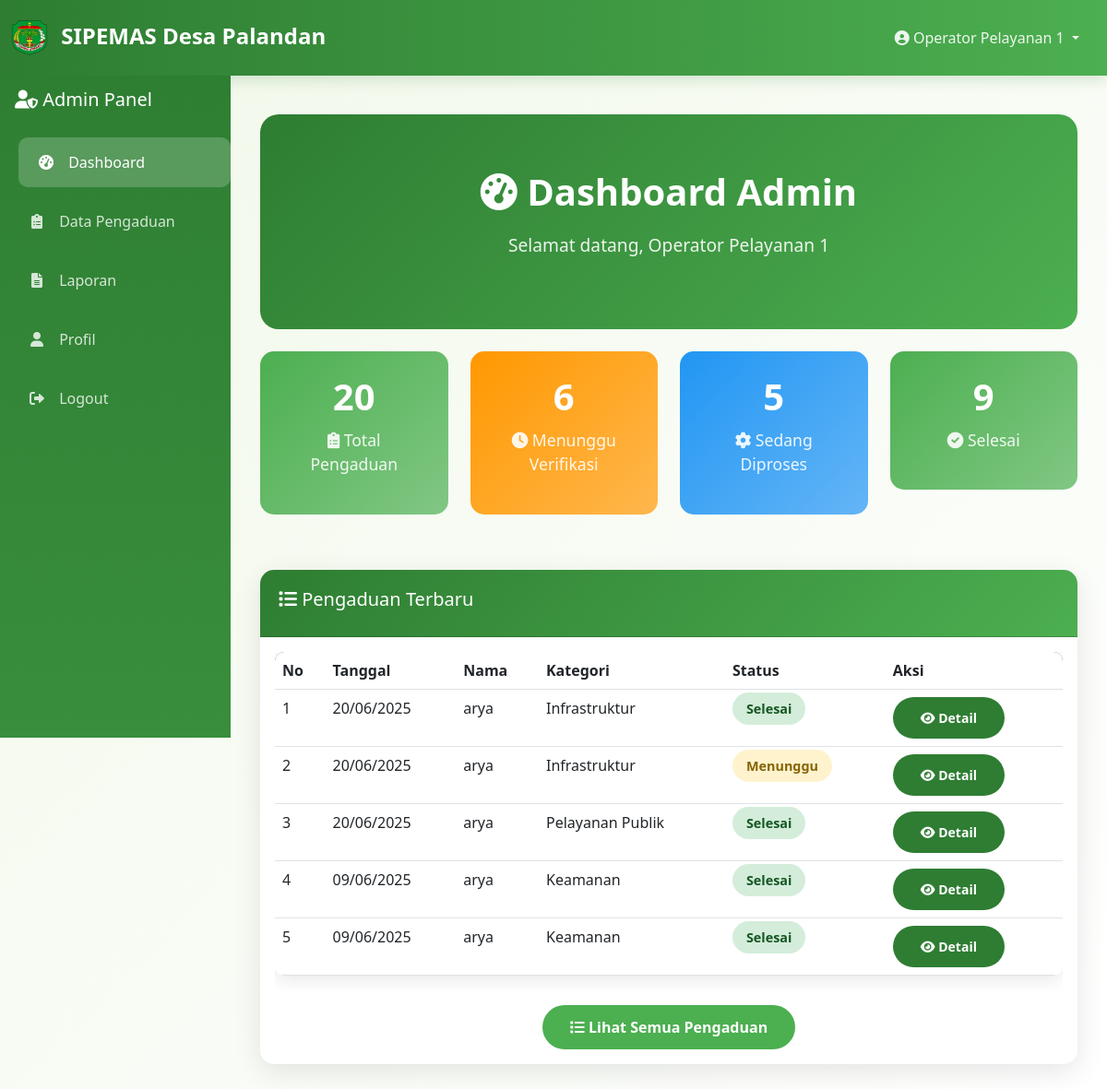
The page /admin/dashboard.php (signed in) on the database its author committed.
### tables this page shows
CREATE TABLE `tbl_pengaduan` (
  `id_pengaduan` int(11) NOT NULL,
  `tgl_pengaduan` date NOT NULL,
  `nama_pengaduan` varchar(150) NOT NULL,
  `NIK` varchar(16) NOT NULL,
  `kategori_pengaduan` varchar(50) NOT NULL,
  `detail_pengaduan` text NOT NULL,
  `telp` varchar(15) NOT NULL,
  `foto` varchar(255) DEFAULT NULL,
  `status` enum('pending','process','done') DEFAULT 'pending',
  `prioritas` enum('rendah','sedang','tinggi','urgent') DEFAULT 'sedang',
  `admin_verifikator` int(11) DEFAULT NULL,
  `tanggal_verifikasi` datetime DEFAULT NULL,
  `created_at` timestamp NOT NULL DEFAULT current_timestamp(),
  `updated_at` timestamp NOT NULL DEFAULT current_timestamp() ON UPDATE current_timestamp()
);

CREATE TABLE `tbl_masyarakat` (
  `NIK` varchar(16) NOT NULL,
  `nama` varchar(100) NOT NULL,
  `alamat` text NOT NULL,
  `username` varchar(50) NOT NULL,
  `telp` varchar(15) NOT NULL,
  `password` varchar(255) NOT NULL,
  `email` varchar(100) DEFAULT NULL,
  `jenis_kelamin` enum('L','P') DEFAULT NULL,
  `tanggal_lahir` date DEFAULT NULL,
  `pekerjaan` varchar(100) DEFAULT NULL,
  `status` enum('active','inactive') DEFAULT 'active',
  `last_login` datetime DEFAULT NULL,
  `created_at` timestamp NOT NULL DEFAULT current_timestamp(),
  `updated_at` timestamp NOT NULL DEFAULT current_timestamp() ON UPDATE current_timestamp()
);

### includes/functions.php (called while the page is built, shortened)
<?php
require_once 'config.php';
function get_pengaduan_stats() {
    global $pdo;
    $stats = array();
    $stmt = $pdo->query("SELECT COUNT(*) FROM tbl_pengaduan");
    $stats['total'] = $stmt->fetchColumn();
    $stmt = $pdo->query("SELECT COUNT(*) FROM tbl_pengaduan WHERE status = 'pending'");
    $stats['pending'] = $stmt->fetchColumn();
    $stmt = $pdo->query("SELECT COUNT(*) FROM tbl_pengaduan WHERE status = 'process'");
    $stats['process'] = $stmt->fetchColumn();
    $stmt = $pdo->query("SELECT COUNT(*) FROM tbl_pengaduan WHERE status = 'done'");
    $stats['done'] = $stmt->fetchColumn();
    return $stats;
}
?>

### admin/dashboard.php (the view, shortened to what this page needs)
<?php
require_once '../includes/config.php';
require_once '../includes/functions.php';
$stats = get_pengaduan_stats();
$stmt = $pdo->query("SELECT p.*, m.nama FROM tbl_pengaduan p
                    JOIN tbl_masyarakat m ON p.NIK = m.NIK
                    ORDER BY p.created_at DESC LIMIT 5");
$pengaduan_terbaru = $stmt->fetchAll(PDO::FETCH_ASSOC);
?>
<!DOCTYPE html>
<html lang="id">
<head>
    <link href="https://cdn.jsdelivr.net/npm/bootstrap@5.3.0/dist/css/bootstrap.min.css" rel="stylesheet">
    <link href="https://cdnjs.cloudflare.com/ajax/libs/font-awesome/6.0.0/css/all.min.css" rel="stylesheet">
    <link href="../assets/css/style.css" rel="stylesheet">
</head>
<body>
    <div class="sidebar">
        <div class="p-3">
            <h5 class="text-white"><i class="fas fa-user-shield"></i> Admin Panel</h5>
        </div>
        <nav class="nav flex-column">
            <a class="nav-link active" href="dashboard.php">
                <i class="fas fa-tachometer-alt"></i> Dashboard
            </a>
            <a class="nav-link" href="pengaduan.php">
                <i class="fas fa-clipboard-list"></i> Data Pengaduan
            </a>
            <a class="nav-link" href="laporan.php">
                <i class="fas fa-file-alt"></i> Laporan
            </a>
            <a class="nav-link" href="profil.php">
                <i class="fas fa-user"></i> Profil
            </a>
            <a class="nav-link" href="../logout.php">
                <i class="fas fa-sign-out-alt"></i> Logout
            </a>
        </nav>
    </div>
    <div class="content-with-sidebar">
        <?php include '../includes/header.php'; ?>
        <div class="container-fluid mt-4">
            <div class="welcome-hero mb-4">
                <h1><i class="fas fa-tachometer-alt"></i> Dashboard Admin</h1>
                <p>Selamat datang, <?= $_SESSION['admin_nama'] ?></p>
            </div>
            <div class="row mb-4">
                <div class="col-md-3 col-sm-6 mb-3">
                    <a href="pengaduan.php" class="text-decoration-none">
                        <div class="stats-card">
                            <h3><?= $stats['total'] ?></h3>
                            <p><i class="fas fa-clipboard-list"></i> Total Pengaduan</p>
                        </div>
                    </a>
                </div>
                <div class="col-md-3 col-sm-6 mb-3">
                    <a href="pengaduan.php?status=pending" class="text-decoration-none">
                        <div class="stats-card" style="background: linear-gradient(135deg, #FF9800 0%, #FFB74D 100%);">
                            <h3><?= $stats['pending'] ?></h3>
                            <p><i class="fas fa-clock"></i> Menunggu Verifikasi</p>
                        </div>
                    </a>
                </div>
                <div class="col-md-3 col-sm-6 mb-3">
                    <a href="pengaduan.php?status=process" class="text-decoration-none">
                        <div class="stats-card" style="background: linear-gradient(135deg, #2196F3 0%, #64B5F6 100%);">
                            <h3><?= $stats['process'] ?></h3>
                            <p><i class="fas fa-cog"></i> Sedang Diproses</p>
                        </div>
                    </a>
                </div>
                <div class="col-md-3 col-sm-6 mb-3">
                    <a href="pengaduan.php?status=done" class="text-decoration-none">
                        <div class="stats-card" style="background: linear-gradient(135deg, #4CAF50 0%, #81C784 100%);">
                            <h3><?= $stats['done'] ?></h3>
                            <p><i class="fas fa-check-circle"></i> Selesai</p>
                        </div>
                    </a>
                </div>
            </div>
            <div class="card">
                <div class="card-header">
                    <h5><i class="fas fa-list"></i> Pengaduan Terbaru</h5>
                </div>
                <div class="card-body">
                    <?php if ($pengaduan_terbaru): ?>
                        <div class="table-responsive">
                            <table class="table table-hover">
                                <thead>
                                    <tr>
                                        <th>No</th>
                                        <th>Tanggal</th>
                                        <th>Nama</th>
                                        <th>Kategori</th>
                                        <th>Status</th>
                                        <th>Aksi</th>
                                    </tr>
                                </thead>
                                <tbody>
                                    <?php foreach ($pengaduan_terbaru as $index => $row): ?>
                                        <tr>
                                            <td><?= $index + 1 ?></td>
                                            <td><?= date('d/m/Y', strtotime($row['tgl_pengaduan'])) ?></td>
                                            <td><?= $row['nama'] ?></td>
                                            <td><?= $row['kategori_pengaduan'] ?></td>
                                            <td>
                                                <?php
                                                $status_class = 'status-' . $row['status'];
                                                $status_text = '';
                                                switch($row['status']) {
                                                    case 'pending': $status_text = 'Menunggu'; break;
                                                    case 'done': $status_text = 'Selesai'; break;
                                                }
                                                ?>
                                                <span class="badge-status <?= $status_class ?>"><?= $status_text ?></span>
                                            </td>
                                            <td>
                                                <a href="pengaduan.php?detail=<?= $row['id_pengaduan'] ?>"
                                                   class="btn btn-sm btn-primary">
                                                    <i class="fas fa-eye"></i> Detail
                                                </a>
                                            </td>
                                        </tr>
                                    <?php endforeach; ?>
                                </tbody>
                            </table>
                        </div>
                        <div class="text-center mt-3">
                            <a href="pengaduan.php" class="btn btn-success">
                                <i class="fas fa-list"></i> Lihat Semua Pengaduan
                            </a>
                        </div>
                    <?php endif; ?>
                </div>
            </div>
        </div>
    </div>
</body>
</html>

### assets/css/style.css (style rules this page uses)
:root { --primary-green: #2E7D32; --light-green: #4CAF50; --dark-green: #388E3C; --accent-green: #81C784; --bg-light: #F1F8E9; --text-dark: #2E2E2E; }
* { margin: 0; padding: 0; box-sizing: border-box; }
body { font-family: 'Segoe UI', Tahoma, Geneva, Verdana, sans-serif; background: linear-gradient(135deg, var(--bg-light) 0%, #FFFFFF 100%); min-height: 100vh; color: var(--text-dark); }
.btn-primary { background: var(--primary-green); border: none; border-radius: 25px; padding: 12px 30px; font-weight: 600; transition: all 0.3s ease; }
.btn-success { background: var(--light-green); border: none; border-radius: 25px; padding: 12px 30px; font-weight: 600; transition: all 0.3s ease; }
.card { border: none; border-radius: 15px; box-shadow: 0 8px 30px rgba(0,0,0,0.1); transition: all 0.3s ease; margin-bottom: 20px; }
.card-header { background: linear-gradient(135deg, var(--primary-green) 0%, var(--light-green) 100%); color: white; border-radius: 15px 15px 0 0 !important; font-weight: 600; padding: 20px; }
.stats-card { background: linear-gradient(135deg, var(--light-green) 0%, var(--accent-green) 100%); color: white; border-radius: 15px; padding: 25px; text-align: center; transition: all 0.3s ease; margin-bottom: 20px; }
.stats-card h3 { font-size: 2.5rem; font-weight: 700; margin-bottom: 10px; }
.stats-card p { font-size: 1.1rem; opacity: 0.9; }
.welcome-hero { background: linear-gradient(135deg, var(--primary-green) 0%, var(--light-green) 100%); color: white; padding: 60px 0; text-align: center; border-radius: 20px; margin-bottom: 30px; }
.welcome-hero h1 { font-size: 2.5rem; font-weight: 700; margin-bottom: 20px; }
.welcome-hero p { font-size: 1.2rem; opacity: 0.9; }
.badge-status { padding: 8px 15px; border-radius: 20px; font-weight: 600; font-size: 0.9rem; }
.status-pending { background: #FFF3CD; color: #856404; }
.status-done { background: #D4EDDA; color: #155724; }
.sidebar { background: linear-gradient(180deg, var(--primary-green) 0%, var(--dark-green) 100%); min-height: 100vh; color: white; position: fixed; top: 0; left: 0; width: 250px; z-index: 1000; padding-top: 80px; }
.sidebar .nav-link { color: rgba(255,255,255,0.8); padding: 15px 20px; border-radius: 10px; margin: 5px 10px; transition: all 0.3s ease; text-decoration: none; display: block; }
.sidebar .nav-link:hover, .sidebar .nav-link.active { background: rgba(255,255,255,0.2); color: white; transform: translateX(10px); }
.sidebar .nav-link i { margin-right: 10px; width: 20px; text-align: center; }
.content-with-sidebar { margin-left: 250px; padding: 100px 20px 20px; }
.table { border-radius: 10px; overflow: hidden; box-shadow: 0 4px 20px rgba(0,0,0,0.1); }
.table thead { background: var(--primary-green); color: white; }
.table tbody tr { transition: all 0.3s ease; }

### admin/dashboard.php (style rules this page uses)
.stats-card { cursor: pointer; transition: transform 0.2s ease, box-shadow 0.2s ease; }

### rows shown on the page
tbl_pengaduan: tgl_pengaduan "20/06/2025", NIK.nama "arya", kategori_pengaduan "Infrastruktur", status "Selesai"
tbl_pengaduan: tgl_pengaduan "20/06/2025", NIK.nama "arya", kategori_pengaduan "Infrastruktur", status "Menunggu"
tbl_pengaduan: tgl_pengaduan "20/06/2025", NIK.nama "arya", kategori_pengaduan "Pelayanan Publik", status "Selesai"
tbl_pengaduan: tgl_pengaduan "09/06/2025", NIK.nama "arya", kategori_pengaduan "Keamanan", status "Selesai"
tbl_pengaduan: tgl_pengaduan "09/06/2025", NIK.nama "arya", kategori_pengaduan "Keamanan", status "Selesai"

### other values the page prints
$_SESSION['admin_nama'] "Operator Pelayanan 1"
$stats['total'] "20"
$stats['pending'] "6"
$stats['process'] "5"
$stats['done'] "9"
